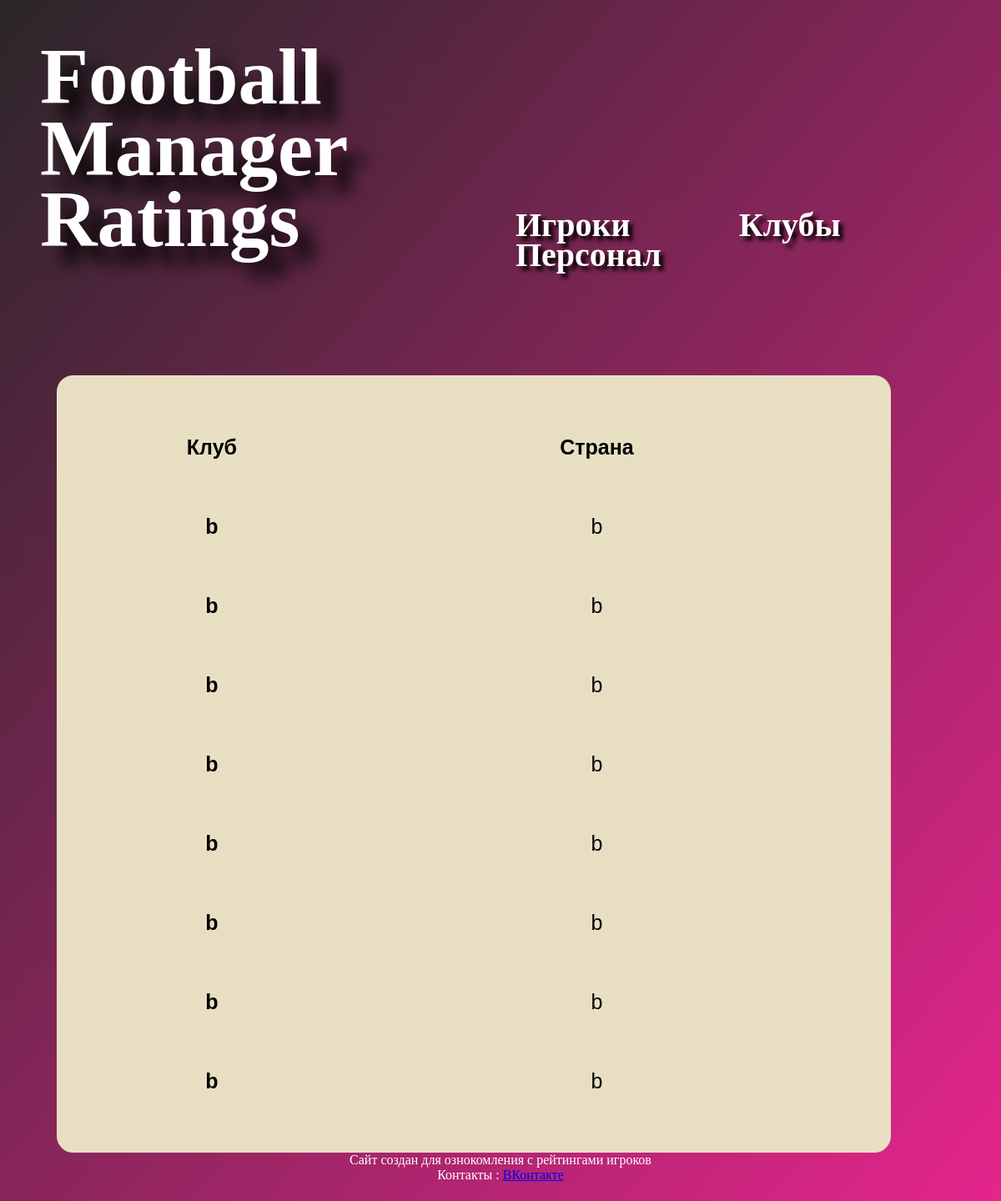
Page /clubs/ on the committed database.
### fm_site/models.py (models this page shows)
class Club(models.Model):
    name = models.CharField(max_length=255)
    country = models.CharField(max_length=255)

### fm_site/views.py (the view)
# urls.py: path('clubs/', views.clubs, name='clubs'),
def clubs(request):
    global club
    club1 = club[:10]
    return render(request, 'fm_site/clubs.html', {'club': club1})

### fm_site/templates/fm_site/clubs.html (shortened to what this page needs)
{% load static %}
<html lang="en">
<head>
    <link type="text/css" href="{% static 'fm_site/css/style.css' %}" rel="stylesheet"/>
</head>
<body>
<header>
    <p class="name">
        Football <br>
        Manager<br>
        Ratings </p>
    <div class="n"> <a class = white href = "{% url 'index' %}">Игроки</a> <a class = white href = "{% url 'clubs' %}">Клубы</a> Персонал</div>
</header>
<main>
        <table border="0" width=1000px>
            <tr>
                <th width=30%>Клуб</th>
                <th>Страна</th>
            </tr>
            <tr> {% for i in club %}
                <td class = bold>{{i.name}}</td>
                <td>{{i.country}}</td>
            </tr>
            {% endfor %}
        </table>
</main>
<footer> Сайт создан для ознокомления с рейтингами игроков </br>
    Контакты : <a href='https://vk.com/ikutin99'>ВКонтакте</a>
</footer>
</body>
</html>

### fm_site/static/fm_site/css/style.css (style rules this page uses)
body { background-image: linear-gradient(to bottom right,#2b2629,#e5258c); }
header { font-size : 95px; color : #fff; height: 300px;\\ font-style : "Helvetica", sans-serif; font-weight: bold; line-height: 0.9; margin-top:50; margin-left:40; text-shadow: 20px 20px 20px black; }
main { text-align:center; }
.n { font-size : 40px; margin-left:570 ; margin-top:-150 ; word-spacing:120; text-shadow: 5px 5px 5px black }
footer { height: 50px; text-align:center; color : #fff; "Helvetica", sans-serif; }
table { font-family : sans-serif; text-align : center; border-collapse : separate; border-spacing: 45px; background : #e8dfc3; border : 16px solid #e8dfc3; border-radius : 20px; font-style : "Helvetica", sans-serif; margin-left:60; margin-top : 100px; }
th { text-align : center; font-style : "Helvetica", sans-serif; }
tr { padding : 10px; height : 50px; background : #e8dfc3; font-style : "Helvetica", sans-serif; font-size : 25px; }
.bold { font-weight: bold; }
.white { color : #fff; text-decoration : none; }

### rows in the picture
Club: name "b", country "b"
Club: name "b", country "b"
Club: name "b", country "b"
Club: name "b", country "b"
Club: name "b", country "b"
Club: name "b", country "b"
Club: name "b", country "b"
Club: name "b", country "b"
